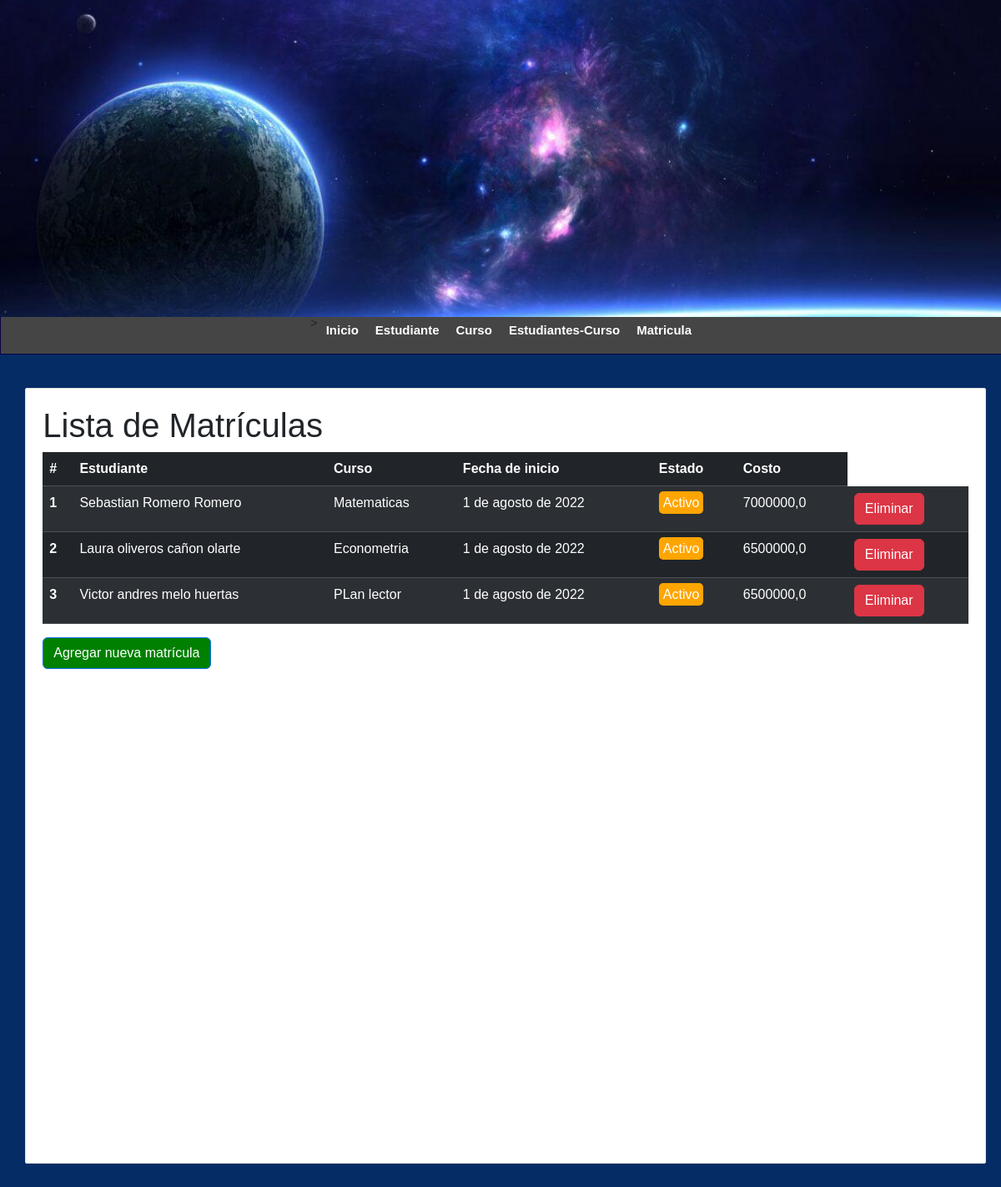
Page /matriculas/ on the committed database.
### matricula/models.py (models this page shows, shortened)
class Matricula(models.Model):
    estado = models.CharField(max_length=150)
    fecha_inicio = models.DateField()
    costo = models.DecimalField(max_digits=8, decimal_places=1)
    estudiante_curso = models.ForeignKey(EstudianteCurso, on_delete=models.CASCADE)  # Cambiar a CASCADE
    class Meta:
        db_table = 'Matriculas'  # Cambié a plural para seguir la convención

### estudiante_curso/models.py (models this page shows, shortened)
class EstudianteCurso(models.Model):
    estudiante = models.ForeignKey(Persona, on_delete=models.CASCADE, related_name='cursos')
    curso = models.ForeignKey(curso, on_delete=models.CASCADE)
    fechaInicio = models.DateField()
    fechaFinal = models.DateField()
    estado = models.CharField(max_length=100)
    notaFinal = models.DecimalField(max_digits=3, decimal_places=2)
    class Meta:
        db_table = 'Estudiantes_Cursos'

### persona/models.py (models this page shows, shortened)
class Persona(models.Model):
    nombre = models.CharField(max_length=100)
    apellidos = models.CharField(max_length=100)
    dni = models.CharField(max_length=10, unique=True)  # dni unico
    telefono = models.CharField(max_length=10)
    email = models.EmailField()
    fecha_nacimiento = models.DateField()
    rol = models.CharField(max_length=20)
    created_at = models.DateTimeField(auto_now_add=True)
    class Meta:
        db_table = 'persona'

### matricula/views.py (the view)
# urls.py: path('matriculas/', lista_matriculas, name='lista-matriculas'),
def lista_matriculas(request):
    matriculas = Matricula.objects.all()
    return render(request, 'lista_matricula.html', {
        'title': 'Lista de Matrículas',
        'matriculas': matriculas,
    })

### matricula/templates/lista_matricula.html
{% extends "index.html" %}
{% block content %}
    <h1>{{ title }}</h1>
    <table class="table table-dark table-striped">
        <thead>
            <tr>
                <th scope="col">#</th>
                <th scope="col">Estudiante</th>
                <th scope="col">Curso</th>
                <th scope="col">Fecha de inicio</th>
                <th scope="col">Estado</th>
                <th scope="col">Costo</th>
            </tr>
        </thead>
        <tbody>
            {% for matricula in matriculas %}
            <tr>
                <th scope="row">{{ forloop.counter }}</th>
                <td>{{ matricula.estudiante_curso.estudiante.nombre }} {{ matricula.estudiante_curso.estudiante.apellidos }}</td>
                <td>{{ matricula.estudiante_curso.curso.nombre }}</td>
                <td>{{ matricula.fecha_inicio }}</td>
                <td>
                    <span class="
                        {% if matricula.estado == 'Activo' %} estado-activo
                        {% elif matricula.estado == 'Suspendido' %} estado-suspendido
                        {% elif matricula.estado == 'Finalizado' %} estado-finalizado
                        {% endif %}
                    ">
                        {{ matricula.estado }}
                    </span>
                </td>
                <td>{{ matricula.costo }}</td>
                <td>
                    <a href="{% url 'eliminar-matricula' matricula.id %}" class="btn btn-danger" onclick="return confirm('¿Estás seguro que deseas eliminar esta matrícula?');">Eliminar</a>
                </td>
            </tr>
            {% endfor %}
        </tbody>
    </table>
    <a href="{% url 'formulario_matricula' %}" class="btn btn-primary">Agregar nueva matrícula</a>
{% endblock %}

### mainApp/static/css/styles.css (style rules this page uses)
* { margin: 0px; padding: 0px; font-family: Arial, Helvetica, sans-serif; text-decoration: none; }
body { background-color: #f2f2f2; }
.estado-activo { background-color: orange; color: white; padding: 5px; border-radius: 5px; }

### mainApp/templates/index.html (style rules this page uses)
body { background-color:#052c65; }
.btn-primary { background-color: green; }

### rows in the picture
Matricula: estudiante_curso.estudiante.nombre "Sebastian", estudiante_curso.estudiante.apellidos "Romero Romero", estudiante_curso.curso.nombre "Matematicas", fecha_inicio "1 de agosto de 2022", estado "Activo", costo "7000000,0"
Matricula: estudiante_curso.estudiante.nombre "Laura oliveros", estudiante_curso.estudiante.apellidos "cañon olarte", estudiante_curso.curso.nombre "Econometria", fecha_inicio "1 de agosto de 2022", estado "Activo", costo "6500000,0"
Matricula: estudiante_curso.estudiante.nombre "Victor andres", estudiante_curso.estudiante.apellidos "melo huertas", estudiante_curso.curso.nombre "PLan lector", fecha_inicio "1 de agosto de 2022", estado "Activo", costo "6500000,0"

### other values in the picture
{{ title }} "Lista de Matrículas"
